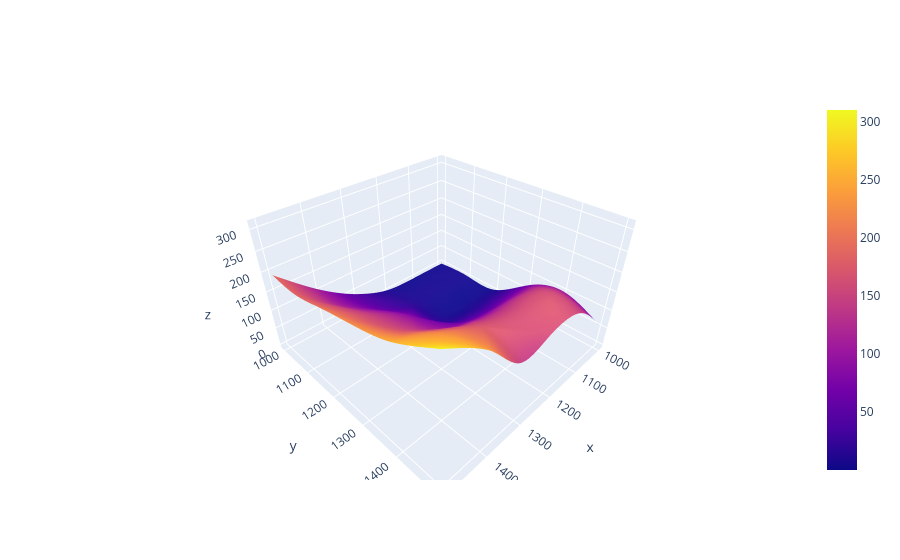

The notebook cell this image was saved under:
### Code cell
import numpy as np
import matplotlib.pyplot as plt
from scipy.interpolate import griddata

xi = np.linspace(pulsep.min(), pulsep.max(), 100)
yi = np.linspace(pulsen.min(), pulsen.max(), 100)
X, Y = np.meshgrid(xi, yi)
Z = griddata((pulsep, pulsen), fth, (X, Y), method="cubic")

# replace the matplotlib fig/ax block with this
fig = go.Figure(data=[go.Surface(x=X, y=Y, z=Z)])
fig.show()

### Figure 1 — Plotly figure (JSON) as saved in the notebook; plotly's stock layout.template omitted (floating-point values rounded to 4 significant figures; data arrays with more than 128 entries replaced by an {"elided": "..."} marker saying what was removed)
{"data": [{"type": "surface", "x": {"elided": "100x100 float values"}, "y": {"elided": "100x100 float values"}, "z": {"elided": "100x100 float values"}}], "layout": {}}
